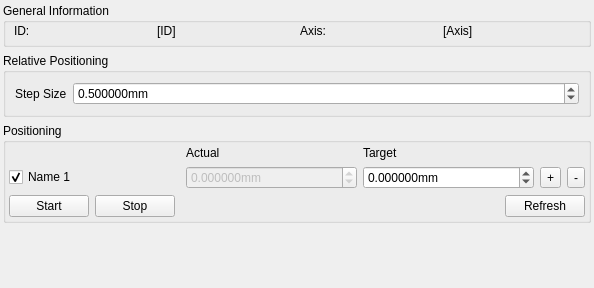
<?xml version="1.0" encoding="UTF-8"?>
<ui version="4.0">
 <class>DockWidgetAerotechA3200</class>
 <widget class="QWidget" name="DockWidgetAerotechA3200">
  <property name="geometry">
   <rect>
    <x>0</x>
    <y>0</y>
    <width>594</width>
    <height>288</height>
   </rect>
  </property>
  <property name="sizePolicy">
   <sizepolicy hsizetype="Preferred" vsizetype="Preferred">
    <horstretch>0</horstretch>
    <verstretch>0</verstretch>
   </sizepolicy>
  </property>
  <property name="windowTitle">
   <string>Form</string>
  </property>
  <layout class="QVBoxLayout" name="verticalLayout_2">
   <property name="leftMargin">
    <number>3</number>
   </property>
   <property name="topMargin">
    <number>3</number>
   </property>
   <property name="rightMargin">
    <number>3</number>
   </property>
   <property name="bottomMargin">
    <number>3</number>
   </property>
   <item>
    <widget class="QGroupBox" name="groupBox">
     <property name="sizePolicy">
      <sizepolicy hsizetype="Minimum" vsizetype="Minimum">
       <horstretch>0</horstretch>
       <verstretch>0</verstretch>
      </sizepolicy>
     </property>
     <property name="title">
      <string>General Information</string>
     </property>
     <layout class="QHBoxLayout" name="horizontalLayout_3">
      <property name="leftMargin">
       <number>8</number>
      </property>
      <property name="topMargin">
       <number>1</number>
      </property>
      <property name="rightMargin">
       <number>8</number>
      </property>
      <property name="bottomMargin">
       <number>6</number>
      </property>
      <item>
       <widget class="QLabel" name="label_2">
        <property name="sizePolicy">
         <sizepolicy hsizetype="MinimumExpanding" vsizetype="Preferred">
          <horstretch>0</horstretch>
          <verstretch>0</verstretch>
         </sizepolicy>
        </property>
        <property name="text">
         <string>ID:</string>
        </property>
       </widget>
      </item>
      <item>
       <widget class="QLabel" name="lblID">
        <property name="sizePolicy">
         <sizepolicy hsizetype="Expanding" vsizetype="Preferred">
          <horstretch>0</horstretch>
          <verstretch>0</verstretch>
         </sizepolicy>
        </property>
        <property name="text">
         <string>[ID]</string>
        </property>
       </widget>
      </item>
      <item>
       <widget class="QLabel" name="label_4">
        <property name="sizePolicy">
         <sizepolicy hsizetype="MinimumExpanding" vsizetype="Preferred">
          <horstretch>0</horstretch>
          <verstretch>0</verstretch>
         </sizepolicy>
        </property>
        <property name="text">
         <string>Axis:</string>
        </property>
       </widget>
      </item>
      <item>
       <widget class="QLabel" name="lblAxis">
        <property name="sizePolicy">
         <sizepolicy hsizetype="Expanding" vsizetype="Preferred">
          <horstretch>0</horstretch>
          <verstretch>0</verstretch>
         </sizepolicy>
        </property>
        <property name="text">
         <string>[Axis]</string>
        </property>
       </widget>
      </item>
     </layout>
    </widget>
   </item>
   <item>
    <widget class="QGroupBox" name="groupBox_2">
     <property name="sizePolicy">
      <sizepolicy hsizetype="Preferred" vsizetype="Preferred">
       <horstretch>0</horstretch>
       <verstretch>0</verstretch>
      </sizepolicy>
     </property>
     <property name="title">
      <string>Relative Positioning</string>
     </property>
     <layout class="QHBoxLayout" name="horizontalLayout">
      <item>
       <widget class="QLabel" name="l_StepSize">
        <property name="sizePolicy">
         <sizepolicy hsizetype="Maximum" vsizetype="Preferred">
          <horstretch>0</horstretch>
          <verstretch>0</verstretch>
         </sizepolicy>
        </property>
        <property name="text">
         <string>Step Size</string>
        </property>
       </widget>
      </item>
      <item>
       <widget class="QDoubleSpinBox" name="dsb_StepSize">
        <property name="sizePolicy">
         <sizepolicy hsizetype="Preferred" vsizetype="Preferred">
          <horstretch>0</horstretch>
          <verstretch>0</verstretch>
         </sizepolicy>
        </property>
        <property name="suffix">
         <string>mm</string>
        </property>
        <property name="decimals">
         <number>6</number>
        </property>
        <property name="minimum">
         <double>0.000000000000000</double>
        </property>
        <property name="maximum">
         <double>10000.000000000000000</double>
        </property>
        <property name="singleStep">
         <double>0.100000000000000</double>
        </property>
        <property name="value">
         <double>0.500000000000000</double>
        </property>
       </widget>
      </item>
     </layout>
    </widget>
   </item>
   <item>
    <widget class="QGroupBox" name="groupPositioning">
     <property name="sizePolicy">
      <sizepolicy hsizetype="Minimum" vsizetype="Fixed">
       <horstretch>0</horstretch>
       <verstretch>0</verstretch>
      </sizepolicy>
     </property>
     <property name="title">
      <string>Positioning</string>
     </property>
     <layout class="QVBoxLayout" name="verticalLayout">
      <property name="leftMargin">
       <number>3</number>
      </property>
      <property name="topMargin">
       <number>3</number>
      </property>
      <property name="rightMargin">
       <number>3</number>
      </property>
      <property name="bottomMargin">
       <number>3</number>
      </property>
      <item>
       <layout class="QGridLayout" name="gridLayout">
        <item row="1" column="1">
         <widget class="QDoubleSpinBox" name="dsb0_Actual">
          <property name="enabled">
           <bool>false</bool>
          </property>
          <property name="sizePolicy">
           <sizepolicy hsizetype="Preferred" vsizetype="Fixed">
            <horstretch>0</horstretch>
            <verstretch>0</verstretch>
           </sizepolicy>
          </property>
          <property name="prefix">
           <string/>
          </property>
          <property name="suffix">
           <string>mm</string>
          </property>
          <property name="decimals">
           <number>6</number>
          </property>
          <property name="minimum">
           <double>-100000000.000000000000000</double>
          </property>
          <property name="maximum">
           <double>100000000.000000000000000</double>
          </property>
          <property name="singleStep">
           <double>0.001000000000000</double>
          </property>
         </widget>
        </item>
        <item row="1" column="0">
         <widget class="QCheckBox" name="cb0_Name">
          <property name="sizePolicy">
           <sizepolicy hsizetype="Preferred" vsizetype="Fixed">
            <horstretch>0</horstretch>
            <verstretch>0</verstretch>
           </sizepolicy>
          </property>
          <property name="text">
           <string>Name 1</string>
          </property>
          <property name="checked">
           <bool>true</bool>
          </property>
         </widget>
        </item>
        <item row="1" column="2">
         <widget class="QDoubleSpinBox" name="dsb0_Target">
          <property name="sizePolicy">
           <sizepolicy hsizetype="Preferred" vsizetype="Fixed">
            <horstretch>0</horstretch>
            <verstretch>0</verstretch>
           </sizepolicy>
          </property>
          <property name="prefix">
           <string/>
          </property>
          <property name="suffix">
           <string>mm</string>
          </property>
          <property name="decimals">
           <number>6</number>
          </property>
          <property name="minimum">
           <double>-100000000.000000000000000</double>
          </property>
          <property name="maximum">
           <double>100000000.000000000000000</double>
          </property>
          <property name="singleStep">
           <double>0.500000000000000</double>
          </property>
          <property name="value">
           <double>0.000000000000000</double>
          </property>
         </widget>
        </item>
        <item row="0" column="2">
         <widget class="QLabel" name="l_Tarpos">
          <property name="text">
           <string>Target</string>
          </property>
         </widget>
        </item>
        <item row="0" column="1">
         <widget class="QLabel" name="l_Actpos">
          <property name="text">
           <string>Actual</string>
          </property>
         </widget>
        </item>
        <item row="1" column="3">
         <widget class="QToolButton" name="pb0_Add">
          <property name="text">
           <string>+</string>
          </property>
         </widget>
        </item>
        <item row="1" column="4">
         <widget class="QToolButton" name="pb0_Sub">
          <property name="text">
           <string>-</string>
          </property>
         </widget>
        </item>
       </layout>
      </item>
      <item>
       <layout class="QHBoxLayout" name="horizontalLayout_6">
        <item>
         <widget class="QPushButton" name="pb_Start">
          <property name="text">
           <string>Start</string>
          </property>
         </widget>
        </item>
        <item>
         <widget class="QPushButton" name="pb_Stop">
          <property name="text">
           <string>Stop</string>
          </property>
         </widget>
        </item>
        <item>
         <spacer name="horizontalSpacer_4">
          <property name="orientation">
           <enum>Qt::Horizontal</enum>
          </property>
          <property name="sizeHint" stdset="0">
           <size>
            <width>40</width>
            <height>20</height>
           </size>
          </property>
         </spacer>
        </item>
        <item>
         <widget class="QPushButton" name="pb_Refresh">
          <property name="text">
           <string>Refresh</string>
          </property>
         </widget>
        </item>
       </layout>
      </item>
     </layout>
    </widget>
   </item>
   <item>
    <spacer name="verticalSpacer">
     <property name="orientation">
      <enum>Qt::Vertical</enum>
     </property>
     <property name="sizeHint" stdset="0">
      <size>
       <width>20</width>
       <height>8</height>
      </size>
     </property>
    </spacer>
   </item>
  </layout>
 </widget>
 <resources/>
 <connections/>
</ui>
